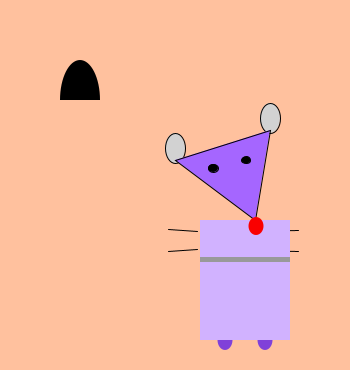
Frame 1 (no input)
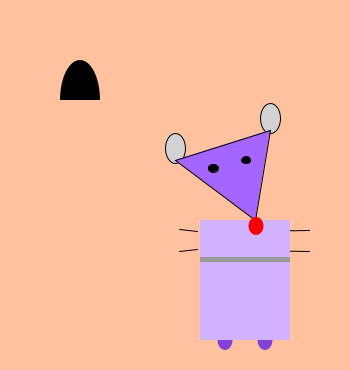
Frame 60 (the mouse pressed at the canvas centre just before this capture)
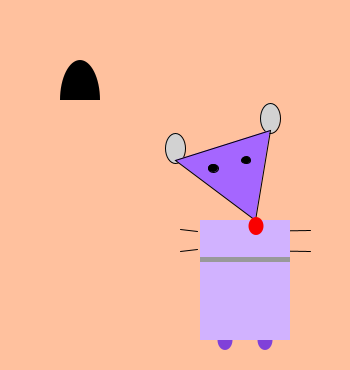
Frame 120 (the mouse held since frame 60 and released just before this capture)

The Processing sketch that drew these frames (run headless with seeded random() and noise(); from frame 60 on, the mouse is pressed at the canvas centre):

// Processing sketch: processing_93765
// ── processing_93765.pde

int a=1;
int b=1;
void setup(){size(350,370);}
void draw(){background(255,193,158);
            a=a+int(random(2,10)*b);
  if (a>=30){b=-1;}
  else if(a<=0){b=1;} 
  stroke(0);
//arm
line(245,231,290+a,230);
line(245,250,290+a,251);
line(160+a,229,197,231);
line(160+a,251,197,249);
//ear
fill(210);
ellipse(175,148,20,30);
ellipse(270,118,20,30);
//face
fill(165,102,255);
triangle(175,160,270,130,255,220);
fill(0);
ellipse(213,168,10,8);
ellipse(246,160,9,7);
//body
noStroke();
fill(128,65,217);
ellipse(225,340,15,20);
ellipse(265,340,15,20);
fill(209,178,255);
rect(200,220,90,120);
fill(153);
rect(200,257,90,5);
//nose
noStroke();
fill(250,0,0);
ellipse(256,226,15,18);
//home
fill(0);
arc(80,100,40,80,PI,TWO_PI);}
